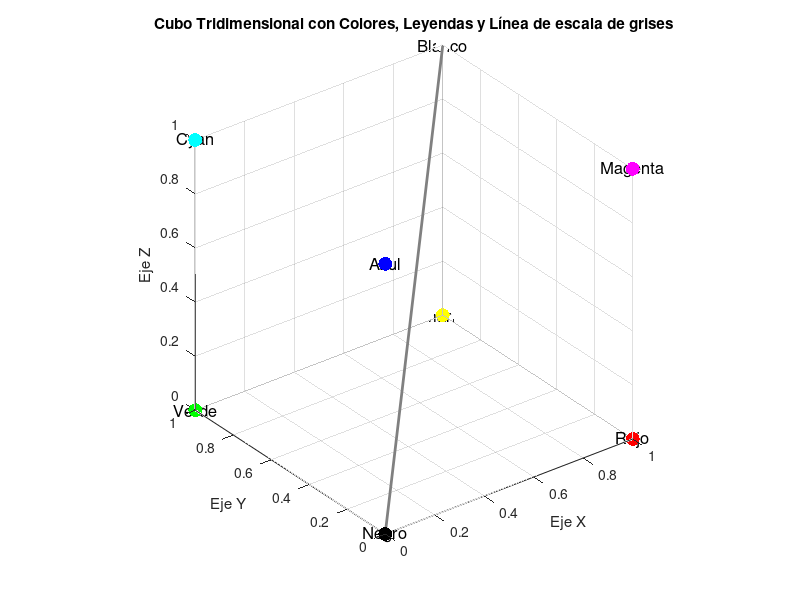

This figure's MATLAB source:
clc
clear all
close all
warning off all

% Define los puntos y colores de acuerdo a tu especificación
c1 = [0 0 0; 0 0 1; 0 1 0; 0 1 1];
c2 = [1 0 0; 1 0 1; 1 1 0; 1 1 1];
colors = ['k', 'b', 'g', 'c', 'r', 'm', 'y', 'w'];
colorNames = {'Negro', 'Azul', 'Verde', 'Cyan', 'Rojo', 'Magenta', 'Amarillo', 'Blanco'};

figure;

% Genera el cubo tridimensional y agrega las leyendas
for i = 1:size(c1, 1)
    scatter3(c1(i, 1), c1(i, 2), c1(i, 3), 100, colors(i), 'filled');
    text(c1(i, 1), c1(i, 2), c1(i, 3), colorNames{i}, 'FontSize', 12, 'HorizontalAlignment', 'center', 'VerticalAlignment', 'middle');
    hold on;
end

for i = 1:size(c2, 1)
    scatter3(c2(i, 1), c2(i, 2), c2(i, 3), 100, colors(i+4), 'filled');
    text(c2(i, 1), c2(i, 2), c2(i, 3), colorNames{i+4}, 'FontSize', 12, 'HorizontalAlignment', 'center', 'VerticalAlignment', 'middle');
    hold on;
end

% Agrega la línea gris entre los puntos C1[0;0;0] y C2[1;1;1]
line([c1(1,1), c2(4,1)], [c1(1,2), c2(4,2)], [c1(1,3), c2(4,3)], 'Color', [0.5 0.5 0.5], 'LineWidth', 2);

xlabel('Eje X');
ylabel('Eje Y');
zlabel('Eje Z');
title('Cubo Tridimensional con Colores, Leyendas y Línea de escala de grises');
grid on;
axis equal;
disp('Fin del proceso...');
